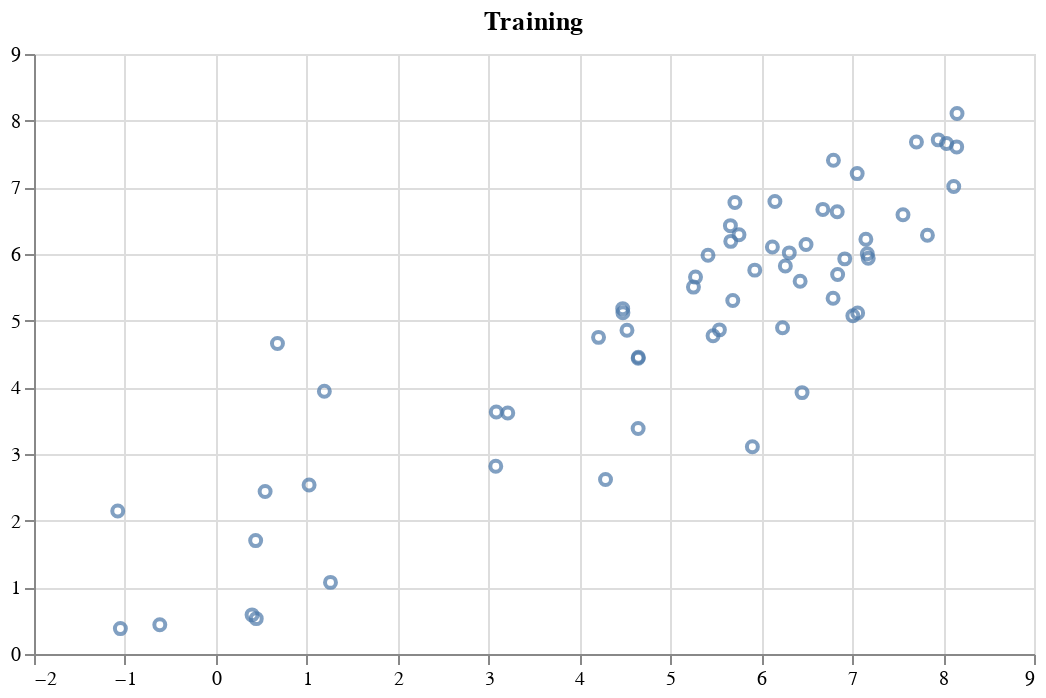

Notebook code for this chart:
### Code cell
@vlplot(
    width=500,
    height=300,
    :point,
    x=y[train],
    y=y_train_pred,
    title="Training"
)

### Figure 1 — Vega-Lite specification as saved in the notebook (floating-point values rounded to 4 significant figures)
{"data": {"values": [{"x": 6.308, "y": 6.017}, {"x": 5.902, "y": 3.11}, {"x": 0.5423, "y": 2.438}, {"x": 6.794, "y": 7.407}, {"x": 4.523, "y": 4.856}, {"x": 7.559, "y": 6.589}, {"x": 4.287, "y": 2.618}, {"x": 6.835, "y": 6.634}, {"x": 0.678, "y": 4.658}, {"x": 4.21, "y": 4.75}, {"x": 4.646, "y": 3.383}, {"x": 8.15, "y": 7.606}, {"x": 5.661, "y": 6.425}, {"x": 0.4383, "y": 1.701}, {"x": 1.261, "y": 1.074}, {"x": 0.3988, "y": 0.587}, {"x": 6.122, "y": 6.106}, {"x": 5.54, "y": 4.862}, {"x": 8.038, "y": 7.657}, {"x": 5.664, "y": 6.19}, {"x": 5.755, "y": 6.29}, {"x": 5.71, "y": 6.773}, {"x": 4.646, "y": 4.436}, {"x": 7.007, "y": 5.073}, {"x": 1.194, "y": 3.942}, {"x": 8.117, "y": 7.014}, {"x": 6.234, "y": 4.894}, {"x": 3.08, "y": 2.815}, {"x": 6.492, "y": 6.143}, {"x": 7.06, "y": 5.115}, {"x": 6.918, "y": 5.927}, {"x": 6.265, "y": 5.82}, {"x": -0.6162, "y": 0.4389}, {"x": 6.15, "y": 6.787}, {"x": 7.707, "y": 7.681}, {"x": 7.055, "y": 7.206}, {"x": 7.166, "y": 6.003}, {"x": 0.4447, "y": 0.5305}, {"x": 5.414, "y": 5.981}, {"x": 6.79, "y": 5.336}, {"x": 5.277, "y": 5.654}, {"x": 4.648, "y": 4.451}, {"x": 5.687, "y": 5.304}, {"x": 3.085, "y": 3.63}, {"x": 4.476, "y": 5.18}, {"x": 3.211, "y": 3.614}, {"x": 7.828, "y": 6.282}, {"x": -1.05, "y": 0.381}, {"x": 6.84, "y": 5.693}, {"x": 5.47, "y": 4.773}, {"x": 8.153, "y": 8.108}, {"x": -1.079, "y": 2.146}, {"x": 6.677, "y": 6.669}, {"x": 5.254, "y": 5.503}, {"x": 1.026, "y": 2.534}, {"x": 6.427, "y": 5.591}, {"x": 4.478, "y": 5.118}, {"x": 7.177, "y": 5.937}, {"x": 7.947, "y": 7.712}, {"x": 5.928, "y": 5.758}, {"x": 6.449, "y": 3.921}, {"x": 7.151, "y": 6.221}]}, "encoding": {"x": {"field": "x", "title": null, "type": "quantitative"}, "y": {"field": "y", "title": null, "type": "quantitative"}}, "height": 300, "mark": "point", "title": "Training", "width": 500}
